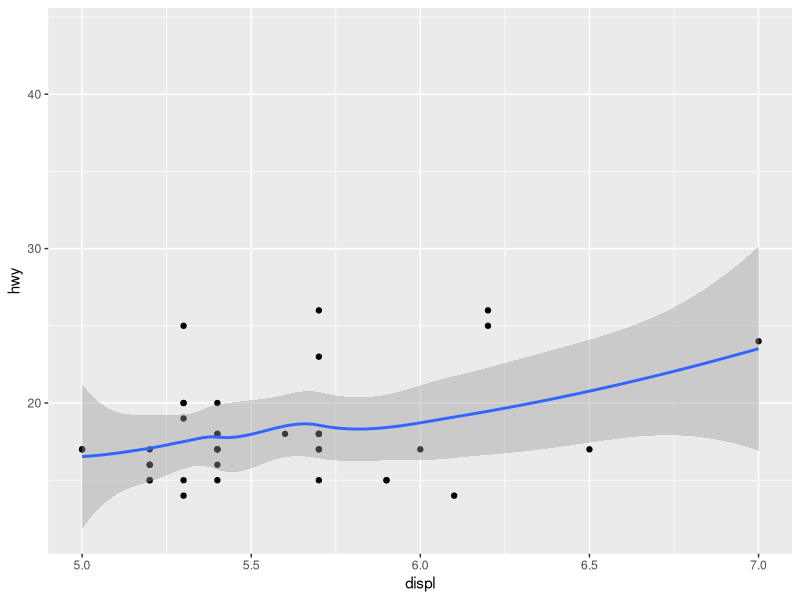
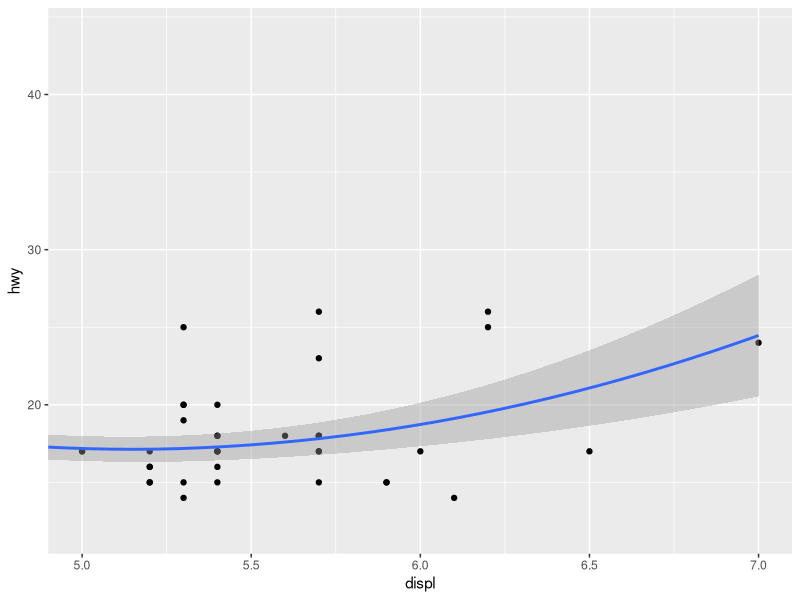
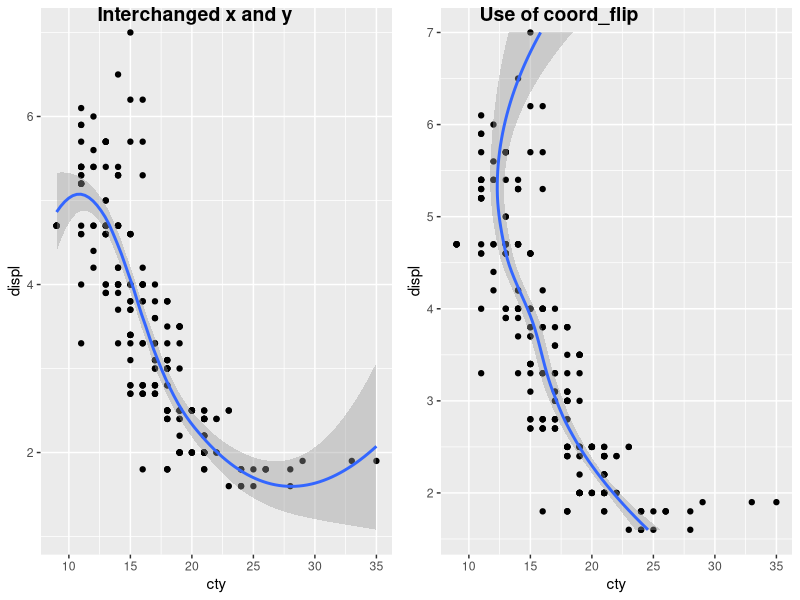

These figures' R source, in order:
#Linear coordinate systems
library(tidyverse)
library(dplyr)
library(ggplot2)
library(cowplot)
#-ccord_cartesian(): default Cartesian coordinate system
#This has 2 arguments i.e. xlim and ylim
base <- ggplot(data = mpg, aes(x = displ, y = hwy)) +
  geom_point() +
  geom_smooth()
##Comparing scale limits to limits using coord()
base + scale_x_continuous(limits = c(5, 7))
#vrs
base + coord_cartesian(xlim = c(5, 7))
#Use of coord_cartesian is a much more efficient code
#than using just xlim(5, 7) or scale_x_continuous(limits = c(5, 7)) 

#-coord_flip(): Cartesian coordinate system with x and y axes flipped
#Compare 1 with 2
#1
p1 <- ggplot(data = mpg, aes(x = cty, y = displ)) +
  geom_point() +
  geom_smooth()

#2
p2 <- ggplot(data = mpg, aes(x = displ, y = cty)) +
  geom_point() +
  geom_smooth() +
  coord_flip()
plot_grid(p1, p2, labels = c("Interchanged x and y", "Use of coord_flip"))
#Always better to use coord_flip than simply interchanging axes



#-coord_fixed(): Cartesian coordinate system with fixed aspect ratio








#Non-linear coordinate systems
#-coord_map()/coord_quickmap()/coord_sf(): Map projections
#-coord_polar(): Polar coordinates
#-coord_trans(): Apply arbitrary transformations to x and y positions